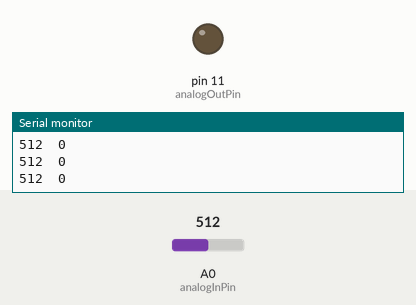
Recording of a sketch running on a simulated Arduino Uno, built with avr-gcc and run on an emulated ATmega328P. Parts: output pins drawn as LEDs (lit = HIGH), the last lines printed to the serial monitor. The test bench sets the inputs (shaded band); at power-on: A0 (analogInPin) = 512.

Above: at 1.2 s.
1.3 s: A0 (analogInPin) set to 716
At 2.5 s:
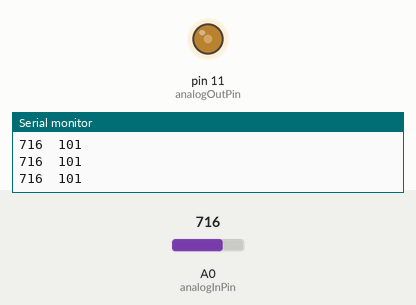
2.8 s: A0 (analogInPin) set to 1023
At 3.9 s:
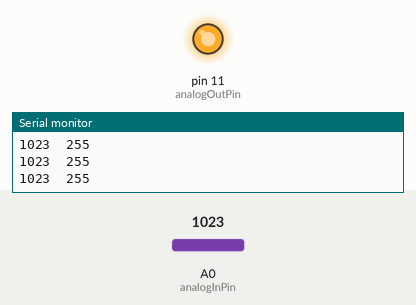
4.3 s: A0 (analogInPin) set to 511
At 5.0 s:
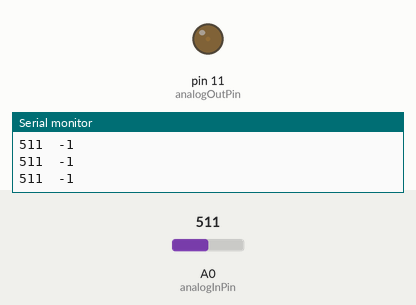
5.8 s: A0 (analogInPin) set to 0
At 7.1 s:
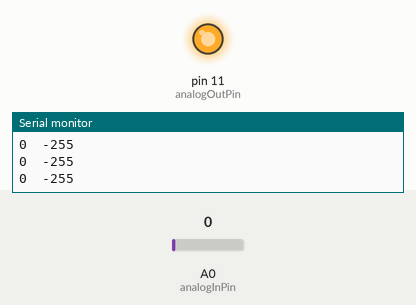
Timing chart, 0 to 8.3 s (numbered marks = the images above; inputs shaded):
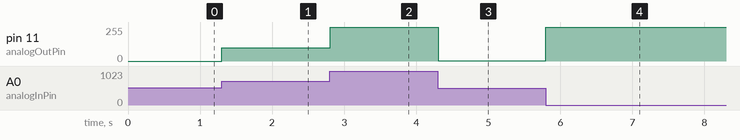

The sketch:

AnalogL293Ctrl.ino
```cpp
const uint8_t analogInPin  = A0;    // analog input pin
const uint8_t analogOutPin = 11;    // analog output pin
const uint8_t dirPin1      = 13;
const uint8_t dirPin2      = 12;


int sensorValue = 0;            // value read from potentiometer
int outputValue = 0;            // value written to the analog output

void setup() {
  Serial.begin(9600);
}

void loop() {
  // Read in the analog value
  sensorValue = analogRead(analogInPin);
  // map it from the input range (0-1023) to the analog output range (-255-255)
  outputValue = map(sensorValue,0,1023,-255,255);
  // set the direction control pins
  if (outputValue > 0) {
    digitalWrite(dirPin1, LOW);
    digitalWrite(dirPin2, HIGH);
  } else if (outputValue < 0) {
    digitalWrite(dirPin1, HIGH);
    digitalWrite(dirPin2, LOW);
  } else {
    digitalWrite(dirPin1, LOW);
    digitalWrite(dirPin2, LOW);
  }
  // change the analog output and report values
  analogWrite(analogOutPin, abs(outputValue));
  Serial.print(sensorValue);
  Serial.print("\t");
  Serial.println(outputValue);
  delay(10);
}
```

Measured:
- after the input at 1.3 s, pin 11 (analogOutPin): 0/255 → 101/255 at once
- after the input at 2.8 s, pin 11 (analogOutPin): 101/255 → 255/255 at once
- after the input at 4.3 s, pin 11 (analogOutPin): 255/255 → 1/255 at once
- after the input at 5.8 s, pin 11 (analogOutPin): 1/255 → 255/255 at once
